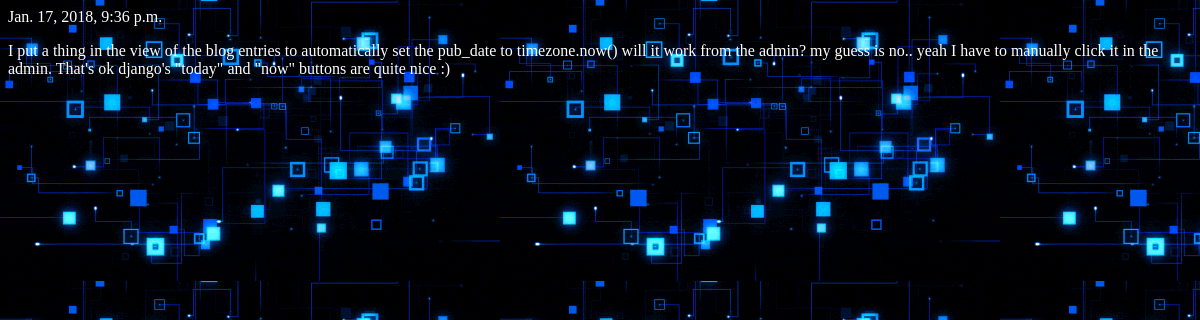
The app's page /blog/entry/3/ with its own data.
### blog/models.py (models this page shows, shortened)
class BlogEntry(models.Model):
    blog = models.ForeignKey(Blog, on_delete=models.CASCADE)
    title = models.CharField(max_length=200)
    text = models.TextField()
    pub_date = models.DateTimeField("date published")
    class Meta:
        verbose_name = "Blog entry"
        verbose_name_plural = "Blog entries"

### blog/views.py (the view)
# urls.py: path("entry/<int:pk>/", views.BlogEntryDetailView.as_view(), name="blogentry"),
class BlogEntryDetailView(generic.DetailView):
    model = BlogEntry
    template_name = "blog/blogentry.html"
    def get(self, request, *args, **kwargs):
        return super().get(request, *args, **kwargs)

### blog/templates/blog/blogentry.html (shortened to what this page needs)
{% load static %}
<link rel="stylesheet" type="text/css" href="{% static 'blog/style.css' %}" />
<p>{{ object.pub_date }}</p>
<p>{{ object.text }}</p>

### blog/static/blog/style.css (style rules this page uses)
p { color: white; }

### records on screen
BlogEntry: pub_date "Jan. 17, 2018, 9:36 p.m.", text "I put a thing in the view of the blog entries to automatically set the pub_date to timezone.now() will it work from the admin? my guess is no.. yeah I have to manually click it in the admin. That's ok django's \"today\" and \"now\" buttons are quite nice :)"
